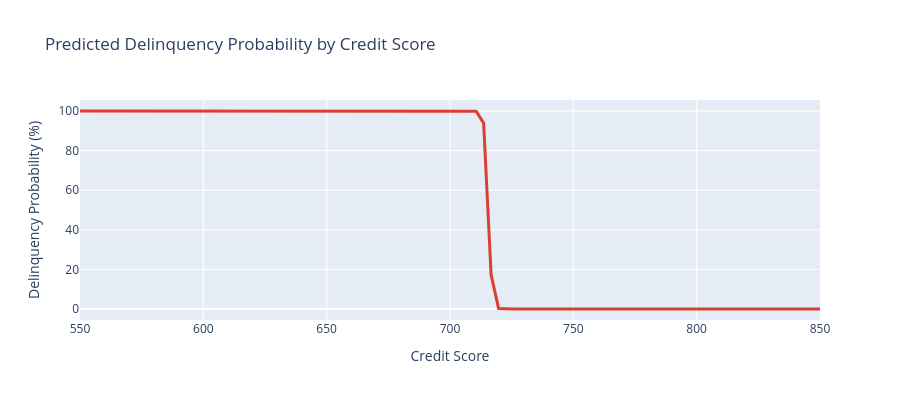

Notebook code cell kept with this figure:
### Markdown cell above
## 6. Simple Risk Scoring Model
Quick logistic regression on credit score to predict delinquency — shows how data science happens inside the platform.

### Code cell
from sklearn.linear_model import LogisticRegression
from sklearn.model_selection import train_test_split
from sklearn.metrics import classification_report

loans = sf_query(f"""
    SELECT AVG_CREDIT_SCORE, AVG_APR, LOAN_COUNT, DELINQUENT_LOANS,
        CASE WHEN DELINQUENCY_RATE_PCT > 5 THEN 1 ELSE 0 END AS IS_DELINQUENT
    FROM {cfg.PERFORMANCE_TABLE}
""")

X = loans[["AVG_CREDIT_SCORE", "AVG_APR"]].astype(float).values
y = loans["IS_DELINQUENT"].astype(int).values

X_train, X_test, y_train, y_test = train_test_split(X, y, test_size=0.3, random_state=42)

model = LogisticRegression(random_state=42)
model.fit(X_train, y_train)

y_pred = model.predict(X_test)
print("Risk Scoring Model Performance:\n")
print(classification_report(y_test, y_pred, target_names=["Not Delinquent", "Delinquent"]))

scores = np.linspace(550, 850, 100)
probs = model.predict_proba(np.column_stack([scores, np.full(100, 10.0)]))[:, 1]

fig_model = go.Figure()
fig_model.add_trace(go.Scatter(x=scores, y=probs * 100, mode="lines", line=dict(color="#D94032", width=3)))
fig_model.update_layout(
    title="Predicted Delinquency Probability by Credit Score",
    xaxis_title="Credit Score", yaxis_title="Delinquency Probability (%)",
    height=400,
)
fig_model.show()

### Figure 1 — Plotly figure (JSON) as saved in the notebook; plotly's stock layout.template omitted (floating-point values rounded to 4 significant figures)
{"data": [{"line": {"color": "#D94032", "width": 3}, "mode": "lines", "type": "scatter", "x": [550.0, 553.0, 556.1, 559.1, 562.1, 565.2, 568.2, 571.2, 574.2, 577.3, 580.3, 583.3, 586.4, 589.4, 592.4, 595.5, 598.5, 601.5, 604.5, 607.6, 610.6, 613.6, 616.7, 619.7, 622.7, 625.8, 628.8, 631.8, 634.8, 637.9, 640.9, 643.9, 647.0, 650.0, 653.0, 656.1, 659.1, 662.1, 665.2, 668.2, 671.2, 674.2, 677.3, 680.3, 683.3, 686.4, 689.4, 692.4, 695.5, 698.5, 701.5, 704.5, 707.6, 710.6, 713.6, 716.7, 719.7, 722.7, 725.8, 728.8, 731.8, 734.8, 737.9, 740.9, 743.9, 747.0, 750.0, 753.0, 756.1, 759.1, 762.1, 765.2, 768.2, 771.2, 774.2, 777.3, 780.3, 783.3, 786.4, 789.4, 792.4, 795.5, 798.5, 801.5, 804.5, 807.6, 810.6, 813.6, 816.7, 819.7, 822.7, 825.8, 828.8, 831.8, 834.8, 837.9, 840.9, 843.9, 847.0, 850.0], "y": [100.0, 100.0, 100.0, 100.0, 100.0, 100.0, 100.0, 100.0, 100.0, 100.0, 100.0, 100.0, 100.0, 100.0, 100.0, 100.0, 100.0, 100.0, 100.0, 100.0, 100.0, 100.0, 100.0, 100.0, 100.0, 100.0, 100.0, 100.0, 100.0, 100.0, 100.0, 100.0, 100.0, 100.0, 100.0, 100.0, 100.0, 100.0, 100.0, 100.0, 100.0, 100.0, 100.0, 100.0, 100.0, 100.0, 100.0, 100.0, 100.0, 100.0, 100.0, 100.0, 100.0, 99.91, 93.89, 17.31, 0.2841, 0.003878, 5.279e-05, 7.186e-07, 9.781e-09, 1.331e-10, 1.812e-12, 2.467e-14, 3.358e-16, 4.57e-18, 6.221e-20, 8.468e-22, 1.153e-23, 1.569e-25, 2.136e-27, 2.907e-29, 3.957e-31, 5.386e-33, 7.332e-35, 9.98e-37, 1.358e-38, 1.849e-40, 2.517e-42, 3.426e-44, 4.663e-46, 6.348e-48, 8.64e-50, 1.176e-51, 1.601e-53, 2.179e-55, 2.966e-57, 4.037e-59, 5.496e-61, 7.481e-63, 1.018e-64, 1.386e-66, 1.887e-68, 2.568e-70, 3.496e-72, 4.758e-74, 6.477e-76, 8.816e-78, 1.2e-79, 1.633e-81]}], "layout": {"height": 400, "title": {"text": "Predicted Delinquency Probability by Credit Score"}, "xaxis": {"title": {"text": "Credit Score"}}, "yaxis": {"title": {"text": "Delinquency Probability (%)"}}}}
